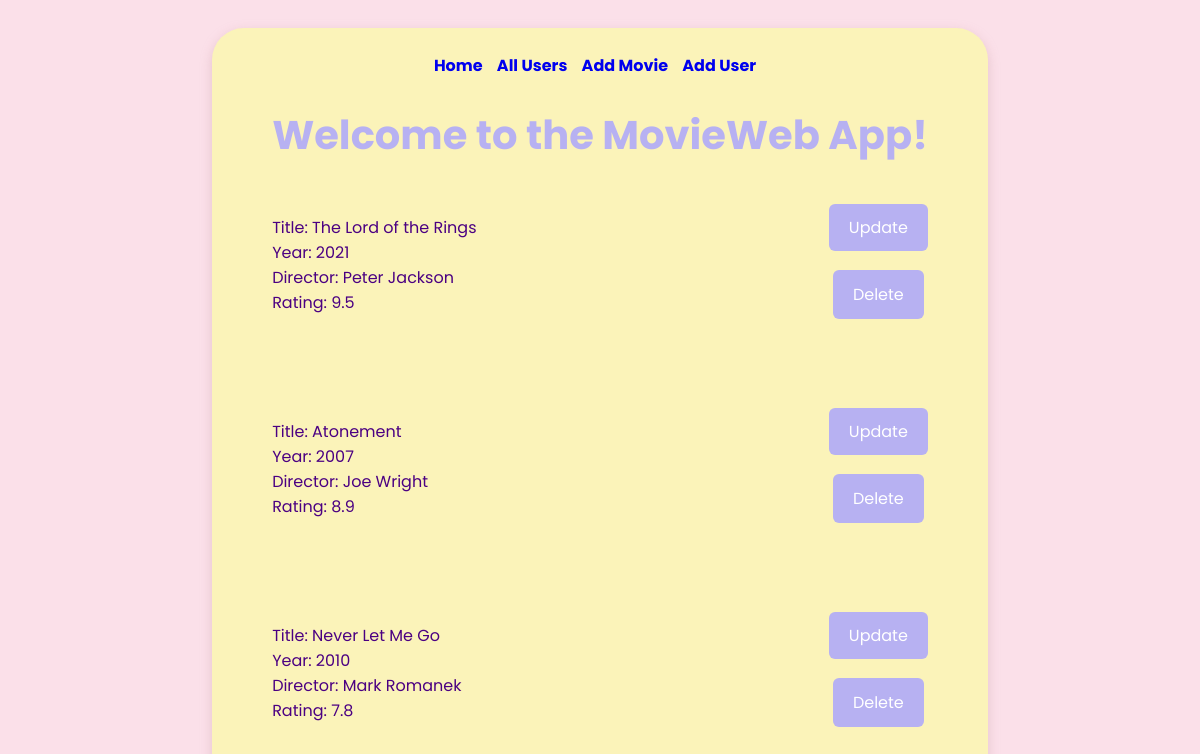
Before: / with the older database file.
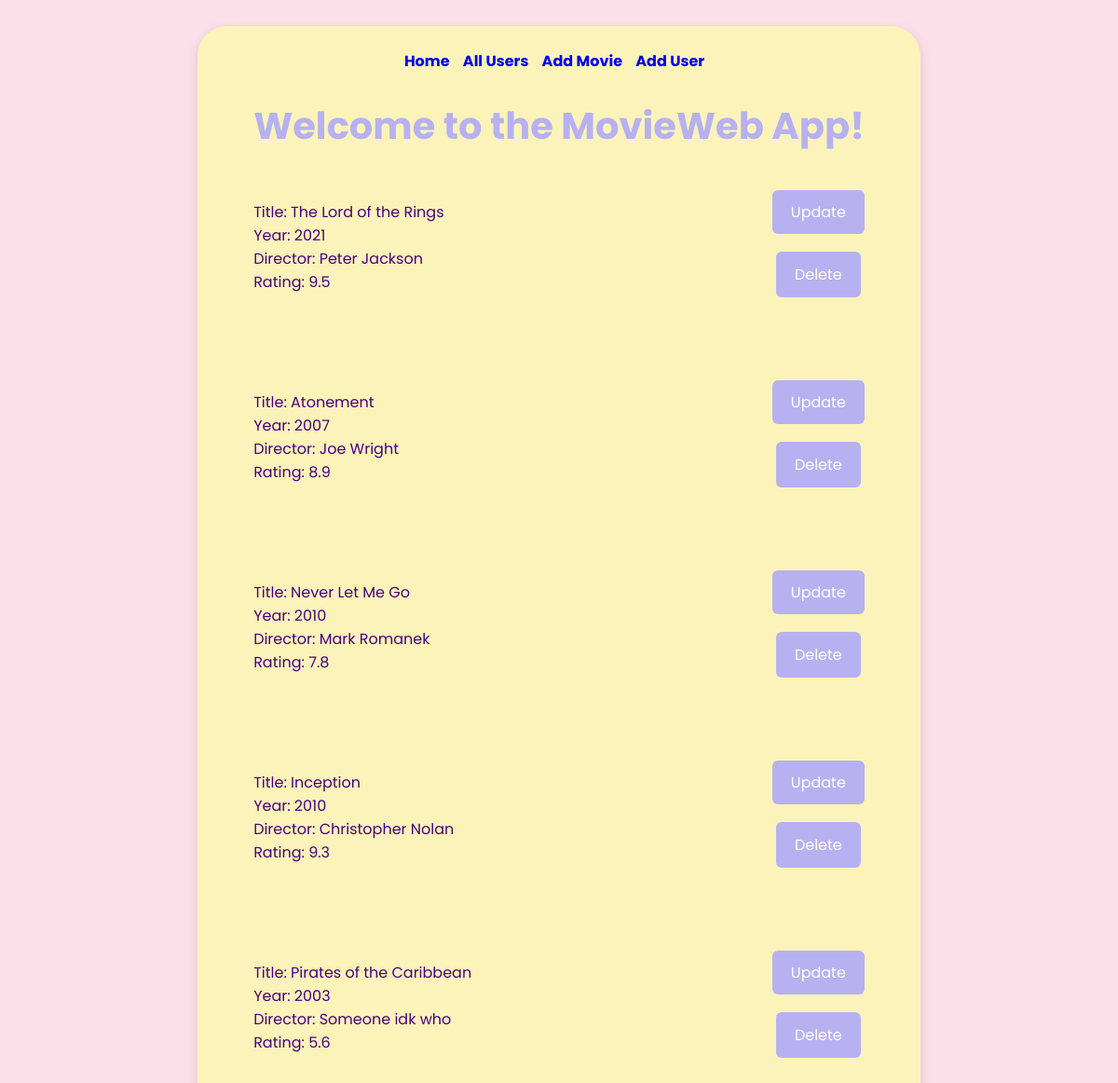
After: the same page with the newer database file.
### datamanager/data_models.py (models this page shows, shortened)
class Movie(db.Model):
    __tablename__ = "movies"
    id = Column(Integer, primary_key=True, autoincrement=True)
    name = Column(String)
    director = Column(String)
    year = Column(Integer)
    rating = Column (Float)

### app.py (the view)
@app.route('/')
def home():
    movies = data_manager.get_all_movies()
    return render_template('index.html', movies=movies)

### datamanager/sqlite_data_manager.py (called while the page is built)
    def get_all_movies(self):
        movies = self.models.Movie.query.all()
        return movies

### templates/index.html (shortened to what this page needs)
<!DOCTYPE html>
<html lang="en">
<head>
    <link rel="stylesheet" href="/static/styles.css">
</head>
<body>
<main>
    <nav style="margin-bottom: 10px">
        <a class="nav_element" href="/">Home</a>
        <a class="nav_element" href="/users">All Users</a>
        <a class="nav_element" href="/add_movie">Add Movie</a>
        <a class="nav_element" href="/add_user">Add User</a>
    </nav>
    <h1>Welcome to the MovieWeb App!</h1>
    <div>
        <ul>
            {% for movie in movies %}
            <li>
                <div>
                    Title: {{ movie.name }} <br>
                    Year: {{ movie.year }} <br>
                    Director: {{ movie.director }} <br>
                    Rating: {{ movie.rating }} <br>
                </div>
                <div id="update-delete">
                    <a href="/update_movie?movie_id_select={{ movie.id }}" id="update-button">Update</a>
                    <form method="POST"
                          action="{{ url_for('delete_movie', movie_id=movie.id) }}">
                        <button type="submit">Delete</button>
                    </form>
                </div>
            </li>
            {% endfor %}
        </ul>
    </div>
</main>
</body>
</html>

### static/styles.css (style rules this page uses)
body { background-color: #FBE0E9; font-family: 'Poppins', sans-serif; color: #4B0082; display: flex; justify-content: center; }
main { background-color: #FBF3B9; border-radius: 2rem; padding: 25px 60px; margin: 20px; box-shadow: 0 4px 12px rgba(200, 150, 160, 0.4); }
nav { text-align: center; }
.nav_element { text-decoration: none; font-weight: bold; margin: 0 10px 0 0; }
h1 { font-family: 'Poppins', sans-serif; font-weight: bold; font-size: 2.5em; color: #B7B1F2; text-align: center; margin-bottom: 50px; }
ul { padding: 0; list-style-type: none; }
li { margin-bottom: 20px; color: #4B0082; }
form { margin-top: 30px; text-align: center; }
#update-button, form button { text-decoration: none; padding: 12px 20px; background-color: #B7B1F2; color: white; border: none; border-radius: 6px; cursor: pointer; font-size: 1em; font-family: 'Poppins', sans-serif; }
li { display: flex; justify-content: space-between; margin-bottom: 100px; }

Changed rows visible on the page:
added Movie: name "Inception", year "2010", director "Christopher Nolan", rating "9.3"
added Movie: name "Pirates of the Caribbean", year "2003", director "Someone idk who", rating "5.6"
